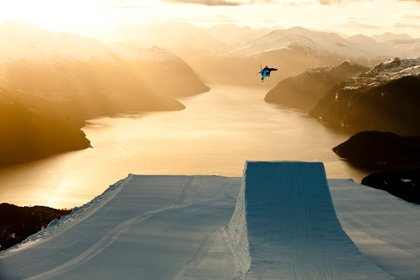
%> input picture bild.jpeg, 420 x 280 px, shrunk from 1280 x 854 before the run
$ octave --eval "result = sobel(rgb2gray(imread('bild.jpeg')));"   (GNU Octave 9; MATLAB toolbox functions it lacks are replaced by stand-ins)
%> lines starting %> are read from the running program, lines starting %| are printed output that depends on the picture
function [ G ] = sobel( I )
H = [-1,0,1;-2,0,2;-1,0,1];

Gx = filter2(H,I);
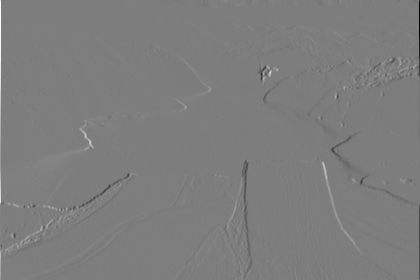
%> Gx: size 280x420 double; min -994, max 1020, mean -0.4; drawn with min black and max white
Gy = filter2(rot90(H,3),I);
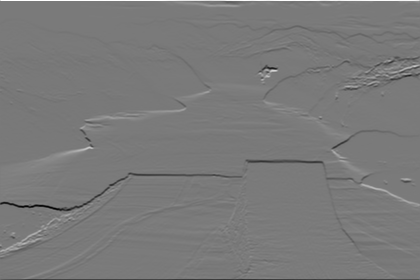
%> Gy: size 280x420 double; min -944, max 1020, mean -1.9; drawn with min black and max white

for x = 1:size(Gx,1)
    for y = 1:size(Gx,2)
        G(x,y) = sqrt((Gx(x,y)^2)+(Gy(x,y)^2));
    end
end
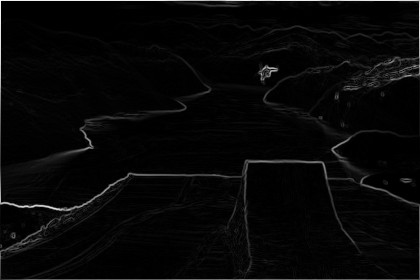
%> G: size 280x420 double; min 0, max 1081.9, mean 33.5; drawn with min black and max white
subplot(1,2,1),imshow(I,[]);
%> after `imshow(I,[])`:
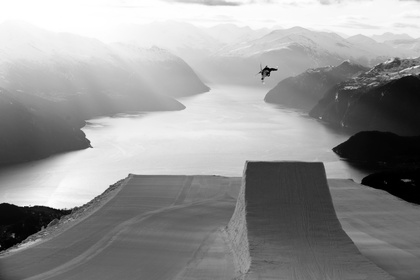
%> displayed picture: size 280x420, on the screen's scale of 0 to 255; min 0, max 255, mean 149.7
subplot(1,2,2),imshow(G,[]);
